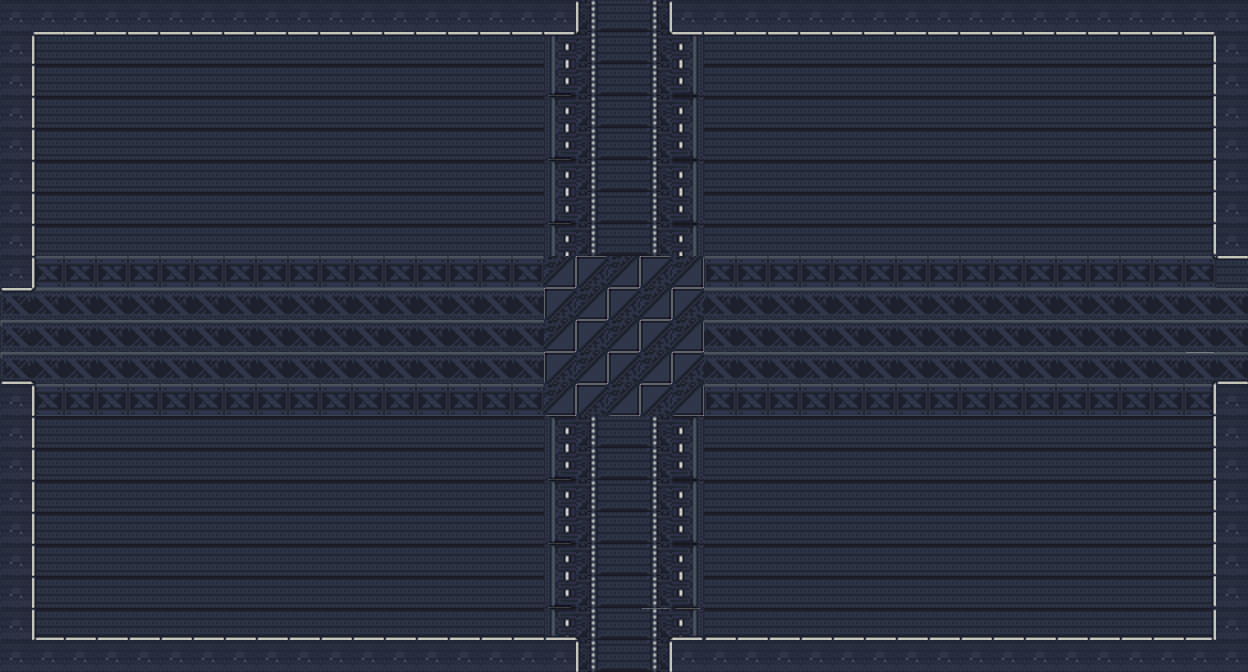

This is a level from a 2D game, rendered from its Tiled map with the project's own tilesets. A one-line summary and the complete map file follow:
An orthogonal 39x21 tile map with 32x32 px tiles, 3 tile layers (fundo, paredes, paredes2).

<map version="1.9" tiledversion="1.9.1" orientation="orthogonal" renderorder="right-down" width="39" height="21" tilewidth="32" tileheight="32" infinite="0" nextlayerid="5" nextobjectid="1">
 <tileset firstgid="1" name="industriatiled" tilewidth="32" tileheight="32" tilecount="1024" columns="32">
  <image source="industriatiled.PNG" width="1024" height="1024" />
 </tileset>
 <layer id="1" name="fundo" width="39" height="21">
  <data encoding="csv">
199,199,199,199,199,199,199,199,199,199,199,199,199,199,199,199,199,199,230,232,233,199,199,199,199,199,199,199,199,199,199,199,199,199,199,199,199,199,199,
199,199,199,199,199,199,199,199,199,199,199,199,199,199,199,199,199,197,230,232,233,202,199,199,199,199,199,199,199,199,199,199,199,199,199,199,199,199,199,
199,199,199,199,199,199,199,199,199,199,199,199,199,199,199,199,199,229,230,232,233,234,199,199,199,199,199,199,199,199,199,199,199,199,199,199,199,199,199,
199,199,199,199,199,199,199,199,199,199,199,199,199,199,199,199,199,197,230,232,233,202,199,199,199,199,199,199,199,199,199,199,199,199,199,199,199,199,199,
199,199,199,199,199,199,199,199,199,199,199,199,199,199,199,199,199,229,230,232,233,234,199,199,199,199,199,199,199,199,199,199,199,199,199,199,199,199,199,
199,199,199,199,199,199,199,199,199,199,199,199,199,199,199,199,199,197,230,232,233,202,199,199,199,199,199,199,199,199,199,199,199,199,199,199,199,199,199,
199,199,199,199,199,199,199,199,199,199,199,199,199,199,199,199,199,229,230,232,233,234,199,199,199,199,199,199,199,199,199,199,199,199,199,199,199,199,199,
199,199,199,199,199,199,199,199,199,199,199,199,199,199,199,199,199,197,230,232,233,202,199,199,199,199,199,199,199,199,199,199,199,199,199,199,199,199,199,
199,6,6,6,6,6,6,6,6,6,6,6,6,6,6,6,6,455,422,455,422,455,6,6,6,6,6,6,6,6,6,6,6,6,6,6,6,6,199,
13,14,14,14,14,14,14,14,14,14,14,14,14,14,14,14,14,422,455,422,455,422,14,14,14,14,14,14,14,14,14,14,14,14,14,14,14,14,14,
13,14,14,14,14,14,14,14,14,14,14,14,14,14,14,14,14,455,422,455,422,455,14,14,14,14,14,14,14,14,14,14,14,14,14,14,14,14,14,
13,14,14,14,14,14,14,14,14,14,14,14,14,14,14,14,14,422,455,422,455,422,14,14,14,14,14,14,14,14,14,14,14,14,14,14,14,14,14,
199,6,6,6,6,6,6,6,6,6,6,6,6,6,6,6,6,455,422,455,422,455,6,6,6,6,6,6,6,6,6,6,6,6,6,6,6,6,199,
199,199,199,199,199,199,199,199,199,199,199,199,199,199,199,199,199,197,230,232,233,202,199,199,199,199,199,199,199,199,199,199,199,199,199,199,199,199,199,
199,199,199,199,199,199,199,199,199,199,199,199,199,199,199,199,199,229,230,232,233,234,199,199,199,199,199,199,199,199,199,199,199,199,199,199,199,199,199,
199,199,199,199,199,199,199,199,199,199,199,199,199,199,199,199,199,197,230,232,233,202,199,199,199,199,199,199,199,199,199,199,199,199,199,199,199,199,199,
199,199,199,199,199,199,199,199,199,199,199,199,199,199,199,199,199,229,230,232,233,234,199,199,199,199,199,199,199,199,199,199,199,199,199,199,199,199,199,
199,199,199,199,199,199,199,199,199,199,199,199,199,199,199,199,199,197,230,232,233,202,199,199,199,199,199,199,199,199,199,199,199,199,199,199,199,199,199,
199,199,199,199,199,199,199,199,199,199,199,199,199,199,199,199,199,229,230,232,233,234,199,199,199,199,199,199,199,199,199,199,199,199,199,199,199,199,199,
199,199,199,199,199,199,199,199,199,199,199,199,199,199,199,199,199,197,230,232,233,202,199,199,199,199,199,199,199,199,199,199,199,199,199,199,199,199,199,
199,199,199,199,199,199,199,199,199,199,199,199,199,199,199,199,199,199,230,232,233,199,199,199,199,199,199,199,199,199,199,199,199,199,199,199,199,199,199
</data>
 </layer>
 <layer id="2" name="paredes" width="39" height="21">
  <data encoding="csv">
356,356,356,356,356,356,356,356,356,356,356,356,356,356,356,356,356,356,0,0,0,356,356,356,356,356,356,356,356,356,356,356,356,356,356,356,356,356,356,
356,456,486,486,486,486,486,486,486,486,486,486,486,486,486,486,486,486,0,0,0,486,486,486,486,486,486,486,486,486,486,486,486,486,486,486,486,421,356,
356,456,0,0,0,0,0,0,0,0,0,0,0,0,0,0,0,0,0,0,0,0,0,0,0,0,0,0,0,0,0,0,0,0,0,0,0,421,356,
356,456,0,0,0,0,0,0,0,0,0,0,0,0,0,0,0,0,0,0,0,0,0,0,0,0,0,0,0,0,0,0,0,0,0,0,0,421,356,
356,456,0,0,0,0,0,0,0,0,0,0,0,0,0,0,0,0,0,0,0,0,0,0,0,0,0,0,0,0,0,0,0,0,0,0,0,421,356,
356,456,0,0,0,0,0,0,0,0,0,0,0,0,0,0,0,0,0,0,0,0,0,0,0,0,0,0,0,0,0,0,0,0,0,0,0,421,356,
356,456,0,0,0,0,0,0,0,0,0,0,0,0,0,0,0,0,0,0,0,0,0,0,0,0,0,0,0,0,0,0,0,0,0,0,0,421,356,
356,456,0,0,0,0,0,0,0,0,0,0,0,0,0,0,0,0,0,0,0,0,0,0,0,0,0,0,0,0,0,0,0,0,0,0,0,421,356,
356,456,0,0,0,0,0,0,0,0,0,0,0,0,0,0,0,0,0,0,0,0,0,0,0,0,0,0,0,0,0,0,0,0,0,0,0,485,487,
487,488,0,0,0,0,0,0,0,0,0,0,0,0,0,0,0,0,0,0,0,0,0,0,0,0,0,0,0,0,0,0,0,0,0,0,0,0,0,
0,0,0,0,0,0,0,0,0,0,0,0,0,0,0,0,0,0,0,0,0,0,0,0,0,0,0,0,0,0,0,0,0,0,0,0,0,0,0,
391,392,0,0,0,0,0,0,0,0,0,0,0,0,0,0,0,0,0,0,0,0,0,0,0,0,0,0,0,0,0,0,0,0,0,0,0,389,391,
356,456,0,0,0,0,0,0,0,0,0,0,0,0,0,0,0,0,0,0,0,0,0,0,0,0,0,0,0,0,0,0,0,0,0,0,0,421,356,
356,456,0,0,0,0,0,0,0,0,0,0,0,0,0,0,0,0,0,0,0,0,0,0,0,0,0,0,0,0,0,0,0,0,0,0,0,421,356,
356,456,0,0,0,0,0,0,0,0,0,0,0,0,0,0,0,0,0,0,0,0,0,0,0,0,0,0,0,0,0,0,0,0,0,0,0,421,356,
356,456,0,0,0,0,0,0,0,0,0,0,0,0,0,0,0,0,0,0,0,0,0,0,0,0,0,0,0,0,0,0,0,0,0,0,0,421,356,
356,456,0,0,0,0,0,0,0,0,0,0,0,0,0,0,0,0,0,0,0,0,0,0,0,0,0,0,0,0,0,0,0,0,0,0,0,421,356,
356,456,0,0,0,0,0,0,0,0,0,0,0,0,0,0,0,0,0,0,0,0,0,0,0,0,0,0,0,0,0,0,0,0,0,0,0,421,356,
356,456,0,0,0,0,0,0,0,0,0,0,0,0,0,0,0,0,0,0,0,0,0,0,0,0,0,0,0,0,0,0,0,0,0,0,0,421,356,
356,391,391,391,391,391,391,391,391,391,391,391,391,391,391,391,391,391,0,0,0,390,391,391,391,391,391,391,391,391,391,391,391,391,391,391,391,391,356,
356,356,356,356,356,356,356,356,356,356,356,356,356,356,356,356,356,356,0,0,0,356,356,356,356,356,356,356,356,356,356,356,356,356,356,356,356,356,356
</data>
 </layer>
 <layer id="4" name="paredes2" width="39" height="21">
  <data encoding="csv">
0,0,0,0,0,0,0,0,0,0,0,0,0,0,0,0,0,0,456,0,453,0,0,0,0,0,0,0,0,0,0,0,0,0,0,0,0,0,0,
0,487,0,0,0,0,0,0,0,0,0,0,0,0,0,0,0,0,488,0,485,0,0,0,0,0,0,0,0,0,0,0,0,0,0,0,0,486,0,
0,0,0,0,0,0,0,0,0,0,0,0,0,0,0,0,0,0,0,0,0,0,0,0,0,0,0,0,0,0,0,0,0,0,0,0,0,0,0,
0,0,0,0,0,0,0,0,0,0,0,0,0,0,0,0,0,0,0,0,0,0,0,0,0,0,0,0,0,0,0,0,0,0,0,0,0,0,0,
0,0,0,0,0,0,0,0,0,0,0,0,0,0,0,0,0,0,0,0,0,0,0,0,0,0,0,0,0,0,0,0,0,0,0,0,0,0,0,
0,0,0,0,0,0,0,0,0,0,0,0,0,0,0,0,0,0,0,0,0,0,0,0,0,0,0,0,0,0,0,0,0,0,0,0,0,0,0,
0,0,0,0,0,0,0,0,0,0,0,0,0,0,0,0,0,0,0,0,0,0,0,0,0,0,0,0,0,0,0,0,0,0,0,0,0,0,0,
0,0,0,0,0,0,0,0,0,0,0,0,0,0,0,0,0,0,0,0,0,0,0,0,0,0,0,0,0,0,0,0,0,0,0,0,0,0,0,
0,0,0,0,0,0,0,0,0,0,0,0,0,0,0,0,0,0,0,0,0,0,0,0,0,0,0,0,0,0,0,0,0,0,0,0,0,0,0,
0,0,0,0,0,0,0,0,0,0,0,0,0,0,0,0,0,0,0,0,0,0,0,0,0,0,0,0,0,0,0,0,0,0,0,0,0,0,0,
0,0,0,0,0,0,0,0,0,0,0,0,0,0,0,0,0,0,0,0,0,0,0,0,0,0,0,0,0,0,0,0,0,0,0,0,0,0,0,
0,0,0,0,0,0,0,0,0,0,0,0,0,0,0,0,0,0,0,0,0,0,0,0,0,0,0,0,0,0,0,0,0,0,0,0,0,0,0,
0,0,0,0,0,0,0,0,0,0,0,0,0,0,0,0,0,0,0,0,0,0,0,0,0,0,0,0,0,0,0,0,0,0,0,0,0,0,0,
0,0,0,0,0,0,0,0,0,0,0,0,0,0,0,0,0,0,0,0,0,0,0,0,0,0,0,0,0,0,0,0,0,0,0,0,0,0,0,
0,0,0,0,0,0,0,0,0,0,0,0,0,0,0,0,0,0,0,0,0,0,0,0,0,0,0,0,0,0,0,0,0,0,0,0,0,0,0,
0,0,0,0,0,0,0,0,0,0,0,0,0,0,0,0,0,0,0,0,0,0,0,0,0,0,0,0,0,0,0,0,0,0,0,0,0,0,0,
0,0,0,0,0,0,0,0,0,0,0,0,0,0,0,0,0,0,0,0,0,0,0,0,0,0,0,0,0,0,0,0,0,0,0,0,0,0,0,
0,0,0,0,0,0,0,0,0,0,0,0,0,0,0,0,0,0,0,0,0,0,0,0,0,0,0,0,0,0,0,0,0,0,0,0,0,0,0,
0,0,0,0,0,0,0,0,0,0,0,0,0,0,0,0,0,0,0,0,0,0,0,0,0,0,0,0,0,0,0,0,0,0,0,0,0,0,0,
0,456,0,0,0,0,0,0,0,0,0,0,0,0,0,0,0,0,392,0,389,0,0,0,0,0,0,0,0,0,0,0,0,0,0,0,0,453,0,
0,0,0,0,0,0,0,0,0,0,0,0,0,0,0,0,0,0,456,0,453,0,0,0,0,0,0,0,0,0,0,0,0,0,0,0,0,0,0
</data>
 </layer>
 <objectgroup id="3" name="colisao" />
</map>